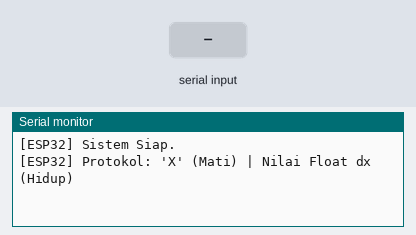
Recording of a sketch running on a simulated ESP32. Parts: the last lines printed to the serial monitor. The test bench sets the inputs (shaded band).

Above: at 1.3 s.
1.4 s: "X\n" received over Serial
At 2.6 s:
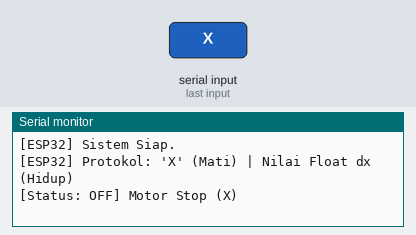
2.9 s: "90,45\n" received over Serial
At 3.8 s:
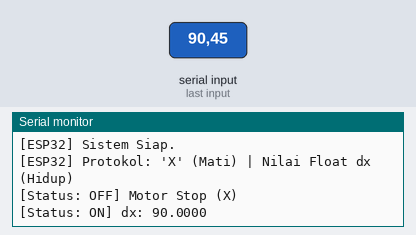

Measured:
- after the input at 1.4 s, the serial monitor: prints a new line at once (image 1)
- after the input at 2.9 s, the serial monitor: prints a new line at once (image 2)

The sketch:

com.ino
```cpp
// Status dan Data dari Raspberry Pi
bool robot_is_active = false;
float robot_dx = 0.0;

void setup() {
  // Inisialisasi komunikasi Serial dengan Raspberry Pi (115200 bps)
  Serial.begin(115200);
  delay(100);

  Serial.println("\n[ESP32] Sistem Siap.");
  Serial.println("[ESP32] Protokol: 'X' (Mati) | Nilai Float dx (Hidup)");
}

void loop() {
  // Cek apakah ada data serial dari Raspberry Pi
  if (Serial.available() > 0) {
    // Baca data sampai karakter newline (\n)
    String incomingData = Serial.readStringUntil('\n');
    incomingData.trim(); // Bersihkan karakter liar seperti \r atau spasi

    if (incomingData.length() == 0) return;

    // 1. Jika menerima "X" -> Robot MATI (Motor Berhenti)
    if (incomingData.equalsIgnoreCase("X")) {
      robot_is_active = false;
      robot_dx = 0.0;

      // Tampilkan ke Serial Monitor
      Serial.println("[Status: OFF] Motor Stop (X)");
    }
    // 2. Jika menerima nilai float dx -> Robot HIDUP (Mengikuti Target)
    else {
      robot_is_active = true;
      robot_dx = incomingData.toFloat();

      // Tampilkan ke Serial Monitor
      Serial.print("[Status: ON] dx: ");
      Serial.println(robot_dx, 4);
    }
  }
}
```
